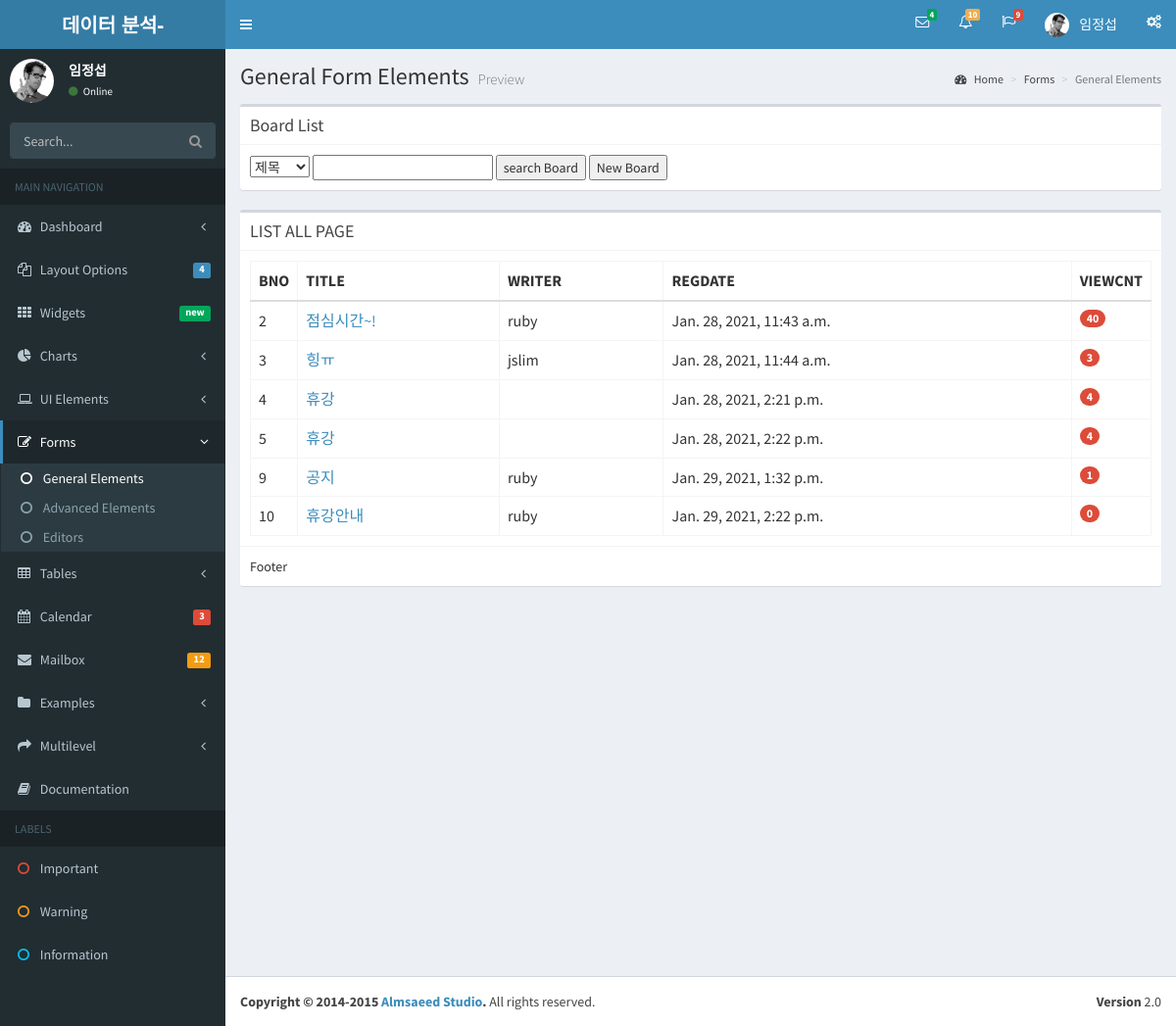
Screenshot of /bbs/bbs_list/ (signed in) with the database file from the repository.
### bbsApp/models.py (models this page shows)
class Bbs(models.Model) :
    title   = models.CharField(max_length=100)
    writer  = models.CharField(max_length=100)
    content = models.TextField()
    regdate = models.DateTimeField(default=timezone.now)
    viewcnt = models.IntegerField(default=0)
    def __str__(self):
        return self.title+" , "+self.writer

### bbsApp/views.py (the view)
# urls.py: path('bbs_list/',           views.bbs_list,         name='bbs_list'),
def bbs_list(request) :
    boards = Bbs.objects.all()
    print('bbs_list request - ', type(boards), boards)
    context = {'boards' : boards,
               'name'   : request.session['user_name'],
               'id'     : request.session['user_id']}
    return render(request, 'list.html', context)

### bbsApp/templates/list.html (shortened to what this page needs)
{% include 'header.html' %}
{% block content %}
<section class="content">
	<div class="row">
		<div class="col-md-12">
			<div class='box'>
				<div class="box-header with-border">
					<h3 class="box-title">Board List</h3>
				</div>
				<div class='box-body'>
					<select id="searchType">
						<option value="title">제목</option>
					</select>
					<input type="text" id="searchKeyword">
					<button id="searchBtn">search Board</button>
					<button id='newBtn'>New Board</button>
				</div>
			</div>
          <div class="box">
				<div class="box-header with-border">
					<h3 class="box-title">LIST ALL PAGE</h3>
				</div>
				<div class="box-body">
{% if boards %}
<table class="table table-bordered">
	<tr>
		<th style="width: 10px">BNO</th>
		<th>TITLE</th>
		<th>WRITER</th>
		<th>REGDATE</th>
		<th style="width: 40px">VIEWCNT</th>
	</tr>
	<tbody id="tbody">
	{% for board in boards %}
	<tr>
		<td>{{board.id}}</td>
		<td><a href="{% url 'bbs_read' id=board.id %}">{{board.title}}</a></td>
		<td>{{board.writer}}</td>
		<td>{{board.regdate}}</td>
		<td><span class="badge bg-red">{{board.viewcnt}}</span></td>
	</tr>
    {% endfor %}
	</tbody>
</table>
{% else %}
					<p>데이터가 존재하지 않습니다.</p>
{% endif %}
				</div>
				<div class="box-footer">Footer</div>
			</div>
		</div>
	</div>
</section>
</div>
{% endblock %}
{% include 'footer.html' %}

### rows the page displays
Bbs: id "2", title "점심시간~!", writer "ruby", regdate "Jan. 28, 2021, 11:43 a.m.", viewcnt "40"
Bbs: id "3", title "힝ㅠ", writer "jslim", regdate "Jan. 28, 2021, 11:44 a.m.", viewcnt "3"
Bbs: id "4", title "휴강", regdate "Jan. 28, 2021, 2:21 p.m.", viewcnt "4"
Bbs: id "5", title "휴강", regdate "Jan. 28, 2021, 2:22 p.m.", viewcnt "4"
Bbs: id "9", title "공지", writer "ruby", regdate "Jan. 29, 2021, 1:32 p.m.", viewcnt "1"
Bbs: id "10", title "휴강안내", writer "ruby", regdate "Jan. 29, 2021, 2:22 p.m.", viewcnt "0"

### other values shown
{{ name }} "임정섭"
